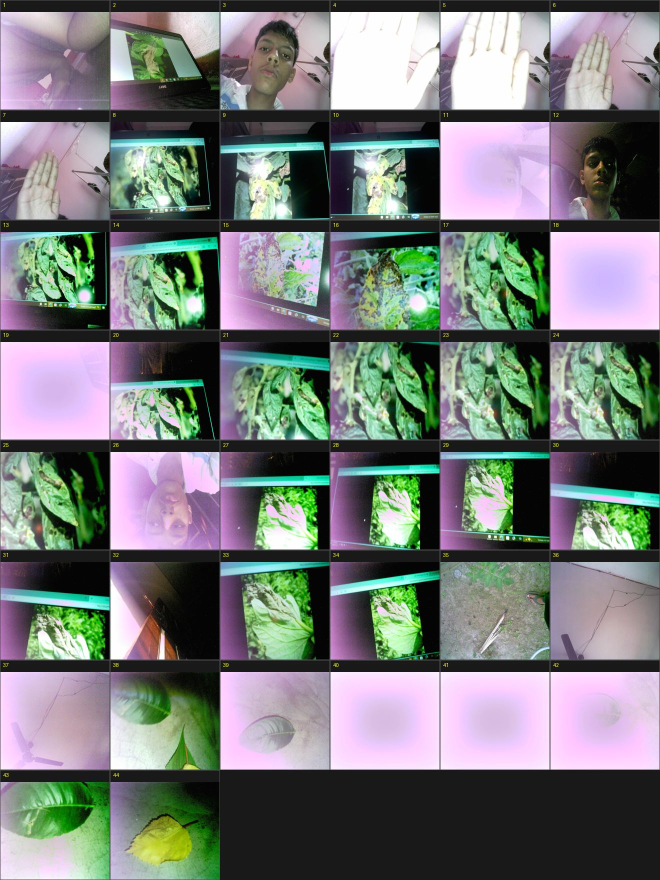
#> input picture tests/sd_scans_contact_sheet.jpg, 1320 x 1760 px, given as the content of the folder C:/Users/DELL/AppData/Local/Temp/opencode/webtest, which was not available (shown at 1/2 size)
$ python validate_edge_metric.py
#> lines starting #> are read from the running program, lines starting #| are printed output that depends on the picture
"""Validate edge-energy metric on ALL 44 SD scans + ALL 60 benchmark specimens + paper variants."""
import sys
import json
from pathlib import Path

import numpy as np
from PIL import Image

sys.stdout.reconfigure(encoding="utf-8", errors="replace")
REPO = Path(__file__).resolve().parent.parent
WEBTEST = Path(r"C:\Users\DELL\AppData\Local\Temp\opencode\webtest")


def edge_energy(img):
    a = np.asarray(img.convert("RGB").resize((128, 128), Image.BILINEAR), dtype=np.float32)
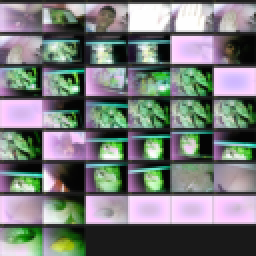
#> a: shape (128, 128, 3) float32 (shown 2 times larger); mean R, G, B 118.4, 122.8, 121.3
    gray = a.mean(axis=2)
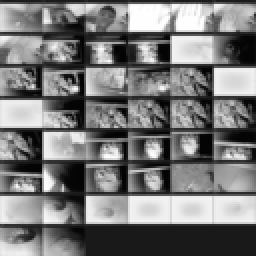
#> gray: shape (128, 128) float32 (shown 2 times larger); min 3.33, max 254, mean 120.8
    gx = np.abs(np.diff(gray, axis=1))[:-1, :]
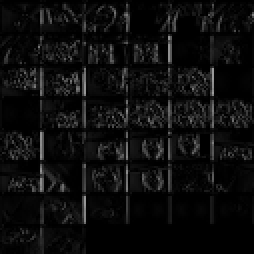
#> gx: shape (127, 127) float32 (shown 2 times larger); min 0, max 155.3, mean 13.6
    gy = np.abs(np.diff(gray, axis=0))[:, :-1]
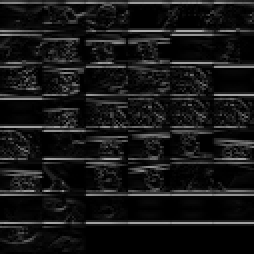
#> gy: shape (127, 127) float32 (shown 2 times larger); min 0, max 170, mean 23
    return float(np.mean(np.hypot(gx, gy)))


results = {"paper": [], "scans": [], "bench": []}
for p in sorted(WEBTEST.glob("paper_*.jpg")) + sorted(WEBTEST.glob("green_chart_paper_*.jpg")):
    results["paper"].append({"name": p.name, "edge": round(edge_energy(Image.open(p)), 2)})
for n in range(1, 45):
    p = Path(f"E:/scan_{n:06d}.jpg")
    if p.exists():
        results["scans"].append({"scan": n, "edge": round(edge_energy(Image.open(p)), 2)})
bench = REPO / "ai_engine" / "validation_60_specimens"
for cls in sorted(bench.iterdir()):
    for f in sorted(cls.glob("*.jpg")):
        results["bench"].append({"name": f"{cls.name}/{f.name}", "edge": round(edge_energy(Image.open(f)), 2)})

print("PAPER (want ALL below threshold):")
for r in results["paper"]:
    print(f"   {r['name']:34s} {r['edge']:6.2f}")
#> (the run stopped early here; a loop or call above may not have finished)
